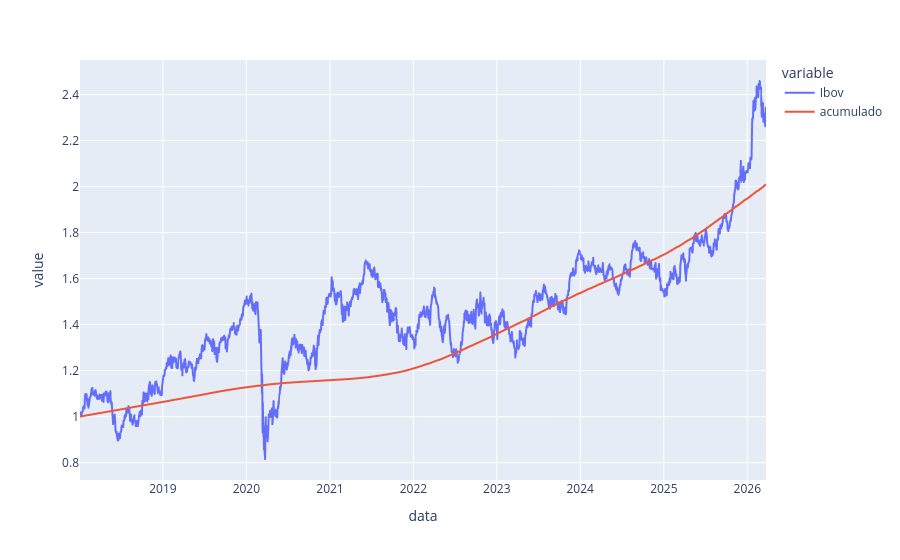

The notebook cell this image was saved under:
### Code cell
df_ibov_cdi.plot()

### Figure 1 — Plotly figure (JSON) as saved in the notebook; plotly's stock layout.template omitted (floating-point values rounded to 4 significant figures; data arrays with more than 128 entries replaced by an {"elided": "..."} marker saying what was removed)
{"data": [{"hovertemplate": "variable=Ibov<br>data=%{x}<br>value=%{y}<extra></extra>", "legendgroup": "Ibov", "line": {"color": "#636efa", "dash": "solid"}, "marker": {"symbol": "circle"}, "mode": "lines", "name": "Ibov", "showlegend": true, "type": "scattergl", "x": {"elided": "2042 str values"}, "xaxis": "x", "y": {"elided": "2042 float values"}, "yaxis": "y"}, {"hovertemplate": "variable=acumulado<br>data=%{x}<br>value=%{y}<extra></extra>", "legendgroup": "acumulado", "line": {"color": "#EF553B", "dash": "solid"}, "marker": {"symbol": "circle"}, "mode": "lines", "name": "acumulado", "showlegend": true, "type": "scattergl", "x": {"elided": "2042 str values"}, "xaxis": "x", "y": {"elided": "2042 float values"}, "yaxis": "y"}], "layout": {"legend": {"title": {"text": "variable"}, "tracegroupgap": 0}, "margin": {"t": 60}, "xaxis": {"anchor": "y", "domain": [0, 1], "title": {"text": "data"}}, "yaxis": {"anchor": "x", "domain": [0, 1], "title": {"text": "value"}}}}
